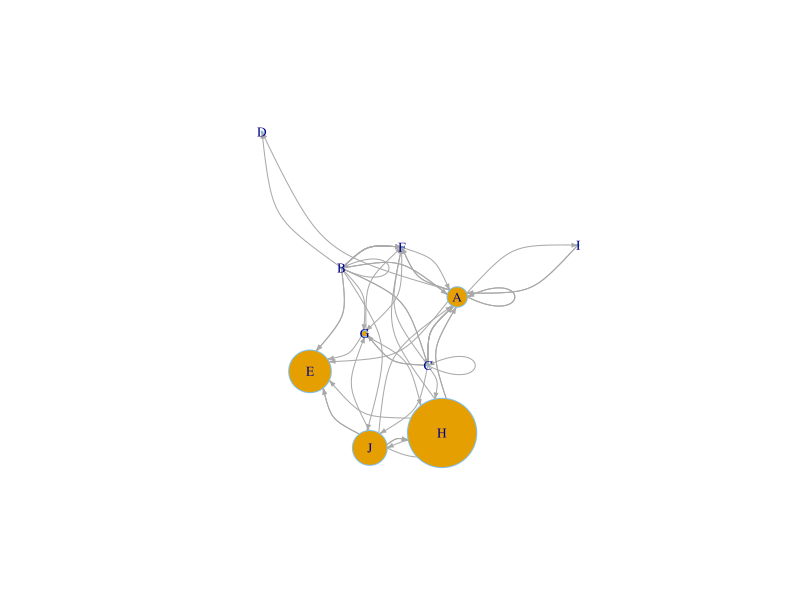

Here is the R script that generated this plot: (Note: this script raises an error after producing the figure.)
library("igraph")

# simulate dataset with three columns: from, to, weight
set.seed(1828)
mov <- data.frame(from = sample(LETTERS[1:10], 50, replace = TRUE, prob = runif(10)),
                  to = sample(LETTERS[1:10], 50, replace = TRUE, prob = runif(10)),
                  weight = 30*runif(50))

# Load (DIRECTED) graph from data frame 
g <- graph.data.frame(mov[1:3], directed=TRUE)

# Plot graph
plot(g,
     vertex.shape = "circle",
     vertex.frame.color = "SkyBlue2",
     vertex.size = g[3],
     vertex.label.cex = 0.8,
     edge.curved = TRUE,
     edge.arrow.size = 0.3)

# 3D plot
rglplot(g,
        vertex.size = g[3]) 
